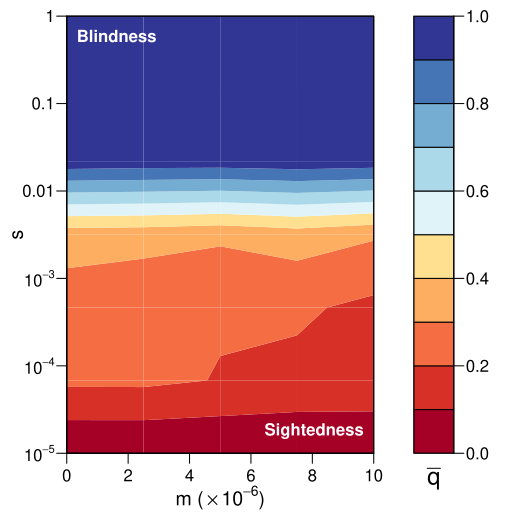

Recreate this plot in R.
library(RColorBrewer)
library(stringr)
library(data.table)

scriptname = commandArgs() %>% str_subset("^--file=") %>% str_replace("^--file=","")
pdfname = scriptname %>% str_replace("\\.[^.]*$", ".pdf")

bcz = brewer.pal(10,"RdYlBu")
keylevels = seq(0,1,length.out=length(bcz)+1)
keytext = keylevels

a = fread("zstdcat ../molino/results.csv.zst")
b = a[, .(qbar = mean(q)), by=list(m,s,g)]

xaxs = c(0, 2e-6, 4e-6, 6e-6, 8e-6, 10e-6)
yaxs = c(1e-5, 1e-4, 1e-3, 1e-2, 1e-1, 1)

pdf(pdfname, width=5.2, height=5.2)
par(mai=c(48,48,12,0)/72,mgp=c(2,0.6,0),las=2)
bb = b[g == 91000+71000, ]
z = dcast(bb, m~s, value.var="qbar")
z = as.matrix(z[-1,])
filled.contour(z,col=bcz,levels=keylevels,
    plot.title = {
        title(xlab=expression(m*" ("%*%10^-6*")"),
            ylab="s",cex.lab=1.2^1)
    },
    key.title = title(xlab=expression(bar(q)),line=1,cex.lab=1.2^2),
    plot.axes = {
        box()
        axis(1, at=seq(0,1,length.out=6), seq(0,10,2))
        axis(2, at=seq(0,1,length.out=6), expression(10^-5, 10^-4, 10^-3, 0.01, 0.1, 1))
        text(0,0.95, "Blindness",col="white",pos=4,font=2)
        text(1,0.05, "Sightedness",col="white",pos=2,font=2)
    }
)
invisible(dev.off())
embedFonts(pdfname, options="-DPDFSETTINGS=/prepress")

gg = sort(unique(b$g))
unlink("molino*.png")
png("molino%03d.png", height=600,width=600)
par(mai=c(48,48,48,48)/72,mgp=c(2,0.6,0),las=2)
for(gen in gg) {
    bb = b[g == gen, ]
    z = dcast(bb, m~s, value.var="qbar")
    z = as.matrix(z[-1,])
    filled.contour(z,col=bcz,levels=keylevels,
        plot.title = {
            title(line=1,main="Molino Cave",cex.main=1.2^3)
            title(xlab="m", ylab="s",cex.lab=1.2^2)
        },
        key.title = title(xlab=expression(bar(q)),line=1,cex.lab=1.2^3),
        plot.axes = {
            box()
            axis(1, at=seq(0,1,length.out=6), xaxs)
            axis(2, at=seq(0,1,length.out=6), yaxs)
        }
    )
    txt = sprintf("Gen %d", gen)
    text(0.80,0.95, txt,col="white",pos=2,cex=1.2^2,font=2)
    
}
invisible(dev.off())

system("convert -delay 10 molino*.png molino.mp4")
unlink("molino*.png")
